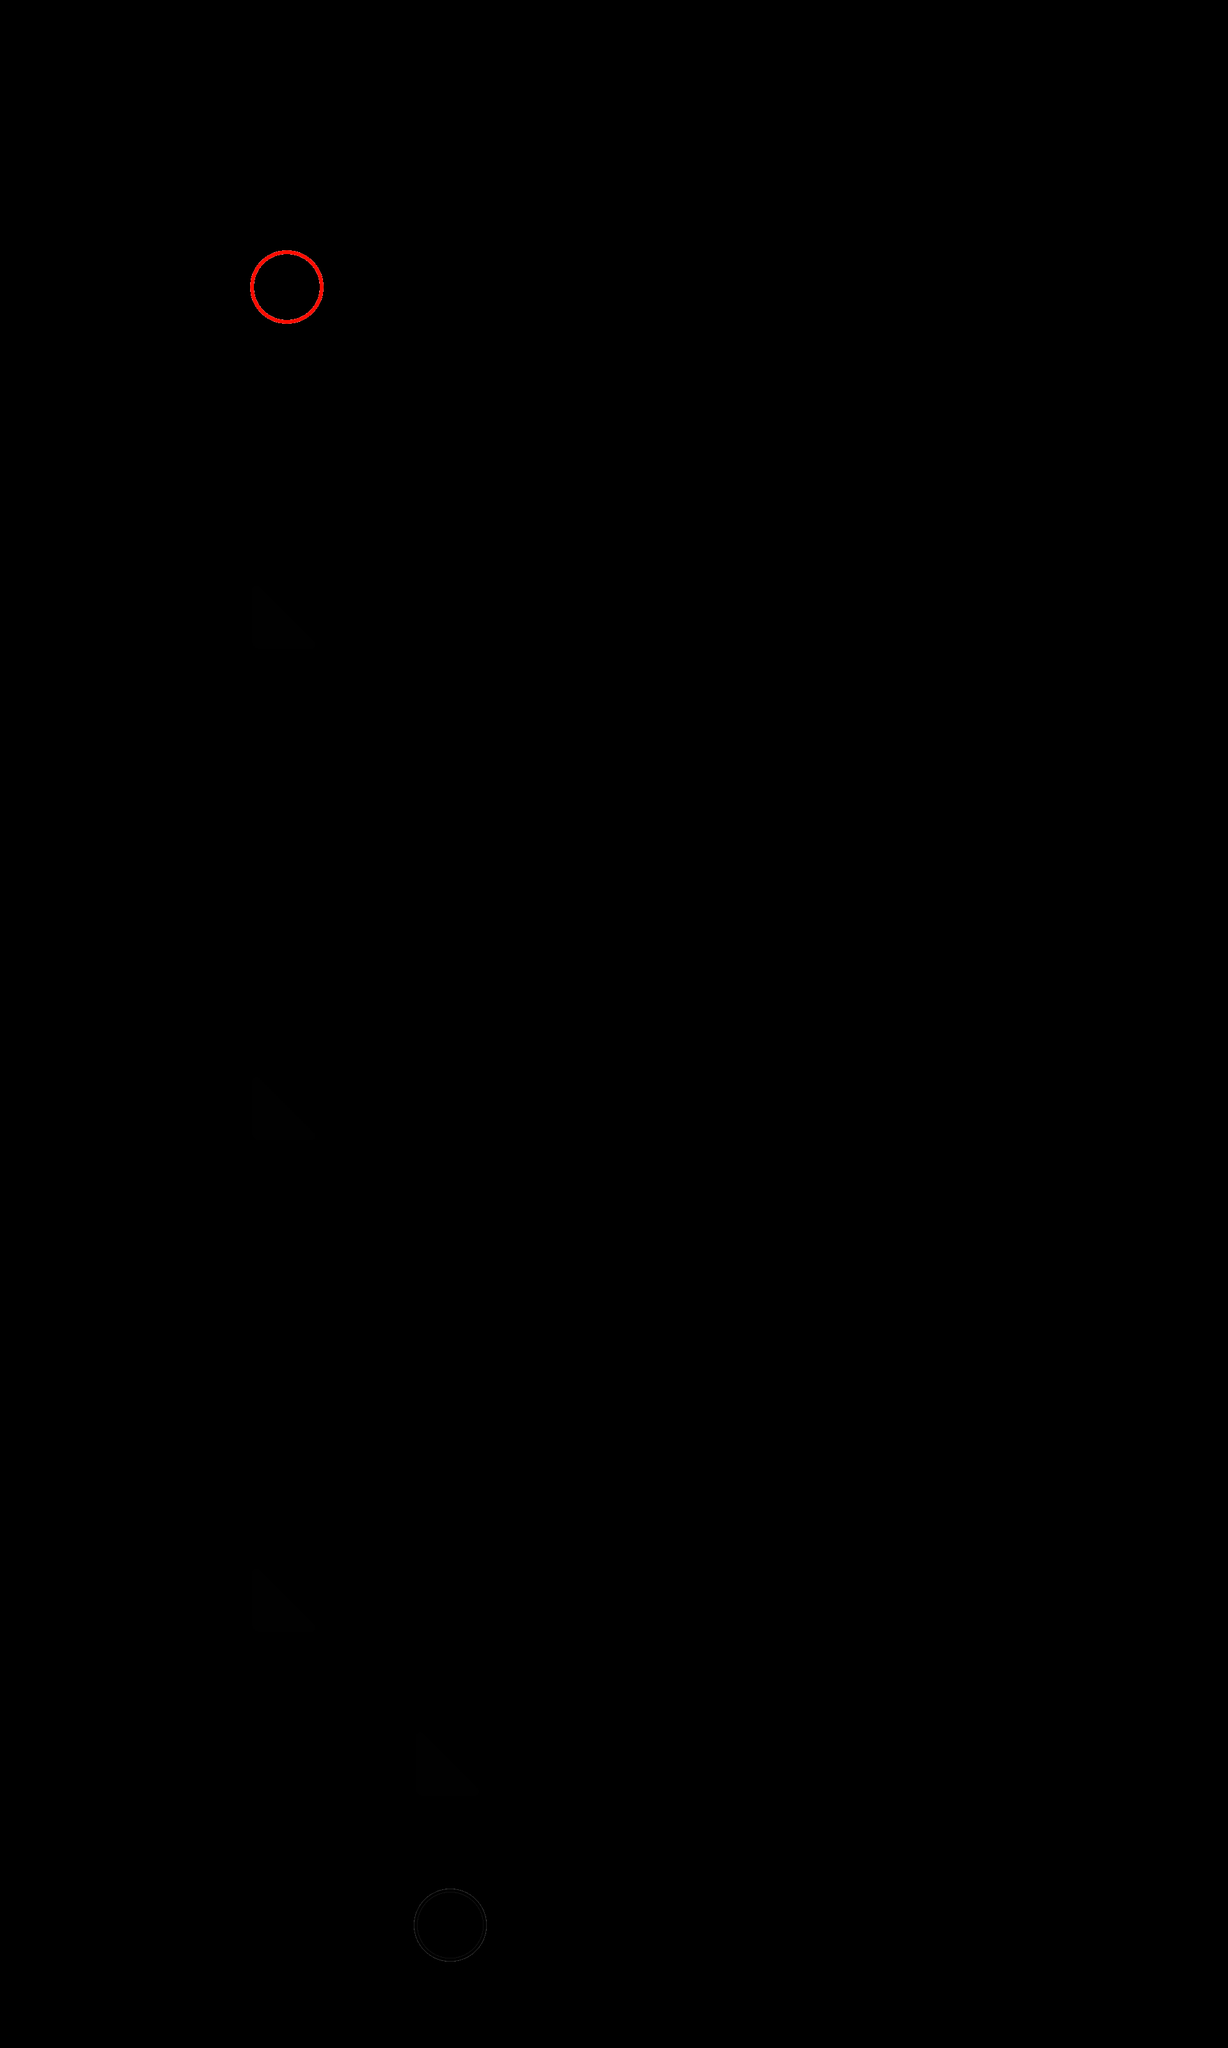

The image is a tile-based game level rendered from a .tmx file. Its description and source (layers, tilesets, objects; grid data summarised) follow:
An orthogonal 15x25 tile map with 128x128 px tiles, 2 tile layers (tilelayer, settingslayer) and 13 objects.

<map version="1.0" orientation="orthogonal" renderorder="right-down" width="15" height="25" tilewidth="128" tileheight="128" nextobjectid="56">
 <tileset firstgid="1" source="untitled.tsx" />
 <layer name="tilelayer" width="15" height="25">
  <data>[375 cells, 9 non-empty, 5 distinct tile ids]</data>
 </layer>
 <layer name="settingslayer" width="15" height="25">
  <properties>
   <property name="ambientlight" type="float" value="0.95" />
   <property name="scale" type="float" value="2.5" />
  </properties>
  <data>[375 cells, 0 non-empty, 0 distinct tile ids]</data>
 </layer>
 <objectgroup name="mirrors">
  <object id="41" gid="2" x="384" y="1024" width="128" height="128" />
  <object id="42" gid="2" x="384" y="1792" width="128" height="128" />
  <object id="43" gid="2" x="384" y="2560" width="128" height="128" />
  <object id="44" gid="2" x="640" y="2816" width="128" height="128" />
 </objectgroup>
 <objectgroup name="pelletends">
  <object id="45" gid="4" x="640" y="3072" width="128" height="128" />
 </objectgroup>
 <objectgroup name="pelletstarts">
  <object id="46" gid="3" x="384" y="512" width="128" height="128">
   <properties>
    <property name="firedirections" value="d" />
    <property name="initialdelay" type="float" value="3" />
    <property name="pelletpause" type="float" value="2.5" />
   </properties>
  </object>
 </objectgroup>
 <objectgroup name="trackpoints">
  <object id="47" gid="6" x="1408" y="1024" width="64" height="64">
   <properties>
    <property name="groupcolor" type="color" value="#ffff002e" />
    <property name="groupnum" type="int" value="0" />
    <property name="id" type="int" value="-2" />
    <property name="linkedid" type="int" value="-1" />
   </properties>
  </object>
  <object id="48" gid="6" x="1408" y="1792" width="64" height="64">
   <properties>
    <property name="groupnum" type="int" value="0" />
    <property name="id" type="int" value="-3" />
   </properties>
  </object>
  <object id="50" gid="6" x="1408" y="2560" width="64" height="64">
   <properties>
    <property name="groupnum" type="int" value="0" />
    <property name="id" type="int" value="-4" />
   </properties>
  </object>
  <object id="51" gid="6" x="1280" y="2816" width="64" height="64">
   <properties>
    <property name="groupnum" type="int" value="0" />
    <property name="id" type="int" value="-5" />
   </properties>
  </object>
 </objectgroup>
 <objectgroup name="blocks">
  <object id="52" gid="1" x="1024" y="768" width="128" height="128">
   <properties>
    <property name="id" type="int" value="-1" />
   </properties>
  </object>
 </objectgroup>
 <objectgroup name="toggles" />
 <objectgroup name="wallportals">
  <object id="54" gid="7" x="384" y="3200" width="128" height="128">
   <properties>
    <property name="id" type="int" value="-6" />
    <property name="linkedid" type="int" value="-7" />
    <property name="side" value="b" />
   </properties>
  </object>
  <object id="55" gid="7" x="640" y="128" width="128" height="128">
   <properties>
    <property name="id" type="int" value="-7" />
    <property name="linkedid" type="int" value="-6" />
    <property name="side" value="t" />
   </properties>
  </object>
 </objectgroup>
</map>
